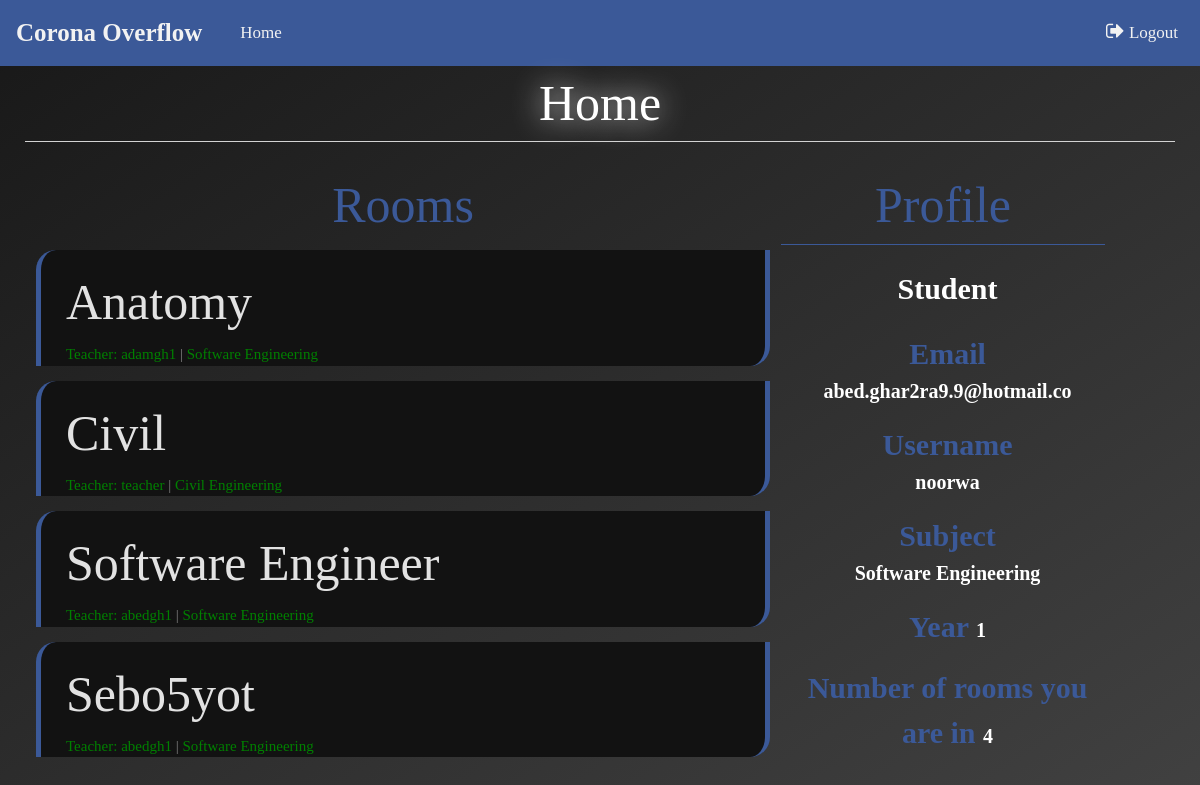
The page / (signed in) on the database as committed earlier.
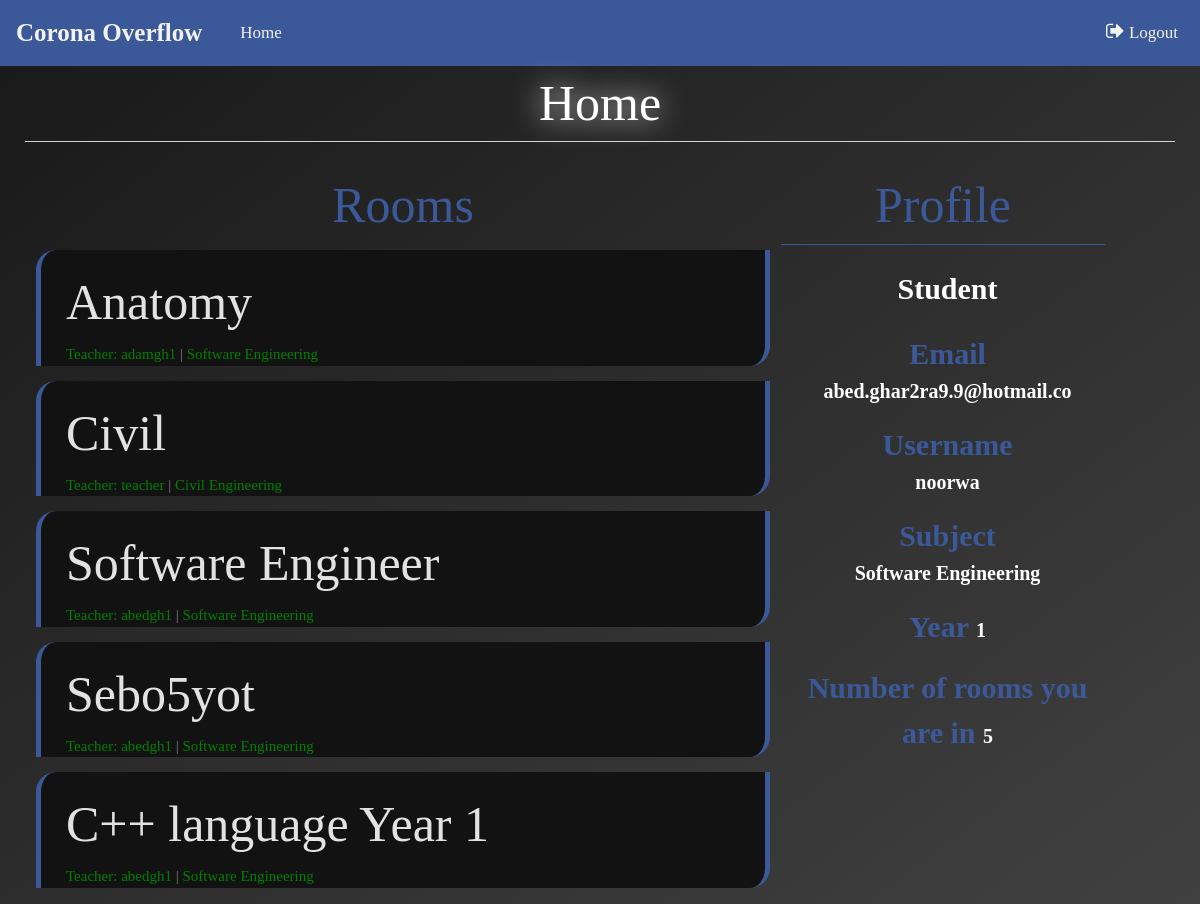
The same page on the database as committed later.
### room/models.py (models this page shows)
class room(models.Model):
    CHOICES = (
        ('SE', 'Software Engineering'),
        ('EE', 'Electrical Engineering'),
        ('CE', 'Chemical Engineering'),
        ('Ce', 'Civil Engineering'),
        ('ME', 'Mechanical Engineering'),
    )
    creator = models.CharField(max_length=100,null=False,default='abedgh')
    name = models.CharField(max_length=100,null=False,primary_key=True)
    students = models.ManyToManyField(user)
    subject = models.CharField(max_length=300, choices = CHOICES,default=CHOICES[0][0],null=True)

### Group11/views.py (the view)
# urls.py: path('', home_page ),
@login_required(login_url='loginpage')
def home_page(request):
    if request.user.is_superuser:
        return HttpResponseRedirect(reverse('admin:index'))
    obj = user.objects.filter(username=request.user).first()
    if obj.is_teacher:
        rooms = room.objects.filter(creator=obj)
    else:
        rooms = room.objects.filter(students__username=request.user.username)
    size = rooms.__len__()
    content = {'obj':obj , 'rooms':rooms , 'size':size}
    return render(request, "home_page.html", content)

### Group11/templates/home_page.html (shortened to what this page needs)
{% extends "base.html" %}
{% block title %} Home {% endblock %}
{% block style %}
{% load static %}
<link rel="stylesheet" href="{% static 'css/home_page.css' %}">
{% endblock %}
{% block nav-items %}
    <a href="." class="newroom">Home</a>
{% endblock %}
{% block content %}
    <table style="width: 90%; margin: 25px; ">
        <thead>
            <tr style="font-size: 50px; color: #3b5998;">
                <td style="width: 70%; text-align: center; " > <span > Rooms </span></td>
                <td style="text-align: center; border-bottom: 1px solid #3b5998;">Profile</td>
            </tr>
            <tr>
                <td style="vertical-align: top;">
                    {% for room in rooms %}
                        <div class="room" >
                            <a  href="{% url 'inside-room' room.name %}" style="font-size: 50px;  display: block; color:hsla(0, 100%, 100%, 0.88) ;" >
                                {{room.name}}
                            </a>
                            <span style="vertical-align: text-top; font-size: 15px; color: gray;">
                                <span style="color: green;">Teacher: {{room.creator}}</span>
                                | <span style="color: green;"> {{room.get_subject_display}} </span>
                            </span>
                        </div>
                    {% endfor %}
                </td>
                <td  style="padding-left:10px ; vertical-align: top; text-align: center;">
                    {% if obj.is_teacher %}
                        <p style="font-size: 30px; margin: 10px; padding: 10px;">Teacher</p>
                    {% else %}
                        <p style="font-size: 30px; margin: 10px; padding: 10px;">Student</p>
                    {% endif %}
                    <b>Email</b>
                        <p>{{ obj.email }} </p>
                    <b>Username</b>
                        <p>{{ obj.username }} </p>
                    <b>Subject</b>
                        <p>{{ obj.get_subject_display }} </p>
                    {% if not obj.is_teacher %}
                    <p > <b> Year  </b>{{ obj.year }} </p>
                    {% endif %}
                    <p> <b> Number of rooms you are in  </b>{{ size }} </p>
                </td>
            </tr>
        </thead>
    </table>
{% endblock %}

Rows that differ between the two databases and show on the page:
added room: name "C++ language Year 1", creator "abedgh1", subject "Software Engineering"
Other text that changed with them:
{{ size }}: "4" → "5"
